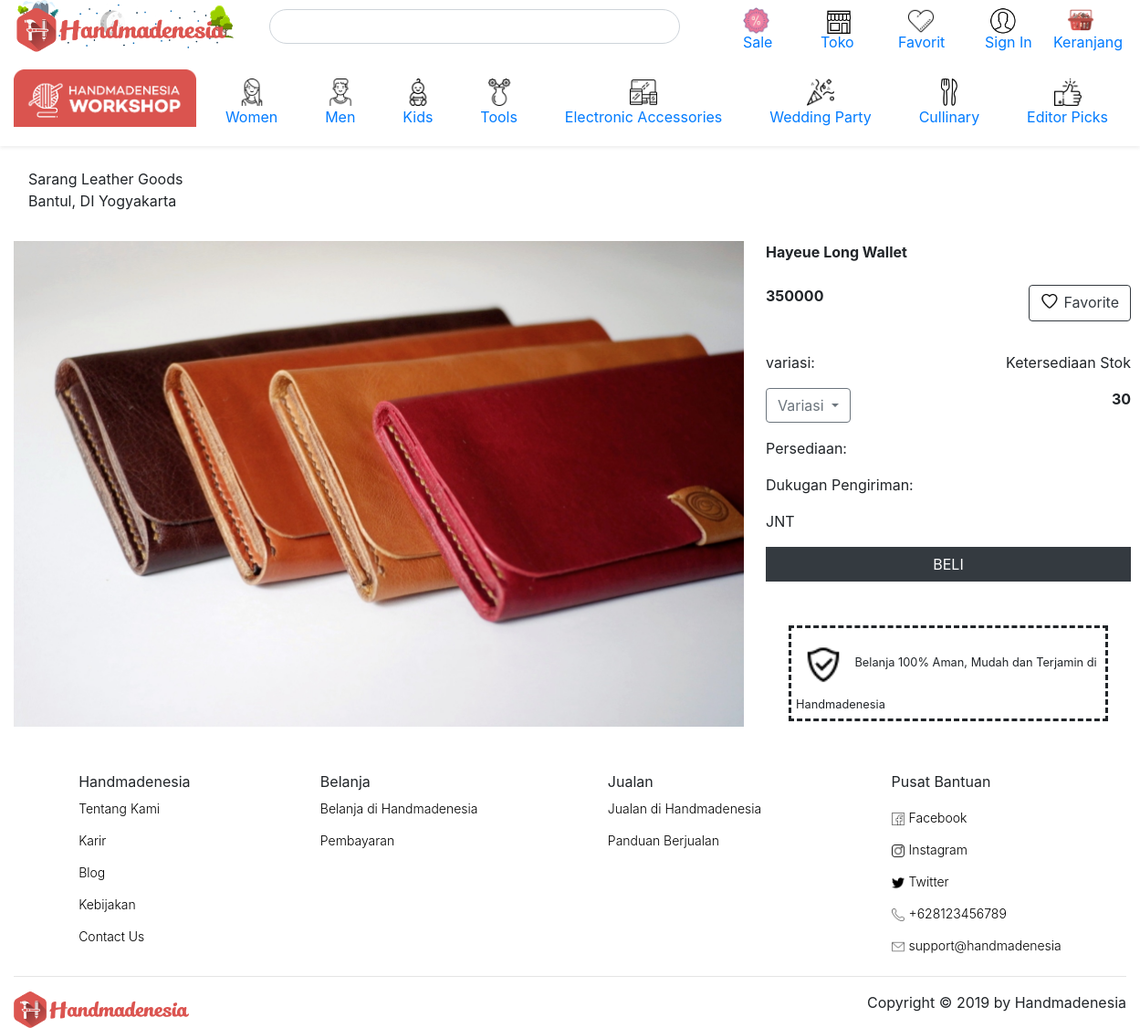
/home/product/2, run on the app's committed database.
### tables this page shows
CREATE TABLE `toko` (
  `ID_Toko` int(50) NOT NULL,
  `Nama_Toko` varchar(50) DEFAULT NULL,
  `Provinsi` varchar(50) DEFAULT NULL,
  `Kota` varchar(50) DEFAULT NULL,
  `Jalan` varchar(50) DEFAULT NULL,
  `Kode_Pos` int(11) DEFAULT NULL,
  `Detail` varchar(300) DEFAULT NULL,
  `About` varchar(50) DEFAULT NULL,
  `Instagram` varchar(50) DEFAULT NULL,
  `Facebook` varchar(50) DEFAULT NULL,
  `Twitter` varchar(50) DEFAULT NULL,
  `Username` varchar(50) DEFAULT NULL,
  `Password` varchar(200) DEFAULT NULL,
  `Email` varchar(50) DEFAULT NULL,
  `Gambar` varchar(50) NOT NULL,
  `Alamat_url` varchar(50) DEFAULT NULL,
  `Biodata` varchar(50) DEFAULT NULL
);

CREATE TABLE `barang` (
  `ID_Toko` int(50) DEFAULT NULL,
  `ID_Barang` int(50) NOT NULL,
  `Nama_Barang` varchar(128) DEFAULT NULL,
  `Kategori` varchar(50) DEFAULT NULL,
  `Sub_Kategori` varchar(50) DEFAULT NULL,
  `Harga` int(11) DEFAULT NULL,
  `Jenis_pengiriman` varchar(50) DEFAULT NULL,
  `Gambar` varchar(50) NOT NULL,
  `Deskripsi` varchar(256) DEFAULT NULL,
  `Stok` int(11) DEFAULT NULL,
  `Berat` float DEFAULT NULL,
  `Ukuran` float DEFAULT NULL,
  `Varian` varchar(50) DEFAULT NULL
);

### application/controllers/Home.php (called while the page is built, shortened)
<?php
class Home extends CI_Controller
{
    public function product($id)
    {
        $data['judul'] = 'Handmadenesia';
        $data['barang'] = $this->Barang_model->getBarangById($id);
        $data['toko'] = $this->Toko_model->getTokoById($id);
        $this->load->view('templates/header', $data);
        $this->load->view('home/product', $data);
        $this->load->view('templates/footer');
    }
}

### index.php (called while the page is built, shortened)
<?php
require_once BASEPATH.'core/CodeIgniter.php';

### application/models/Toko_model.php (called while the page is built, shortened)
<?php
class Toko_model extends CI_model
{
    public function getTokoById($id)
    {
        return $this->db->get_where('toko', ['ID_Toko' => $id])->row_array();
    }
}

### application/models/Barang_model.php (called while the page is built, shortened)
<?php
class Barang_model extends CI_model
{
    public function getBarangById($id)
    {
        return $this->db->get_where('barang', ['ID_Barang' => $id])->row_array();
    }
}

### application/views/home/product.php (the view, shortened to what this page needs)
<div class="container-fluid mt-2">
    <div class="d-flex p-3 bd-highlight ">
        <div class="d-flex align-items-center mb-3">
            <div class="d-flex flex-column">
                <div>
                    <?= $toko['Nama_Toko']; ?>
                </div>
                <div>
                    <?= $toko['Kota']; ?>, <?= $toko['Provinsi']; ?>
                </div>
            </div>
        </div>
    </div>
    <div class="d-sm-flex mb-3">
        <div>
            <img src="<?= base_url(); ?>assets/img/barang/<?= $barang['Gambar']; ?>" style="width:800px;max-height:800px" alt="">
        </div>
        <div class="d-flex flex-fill flex-column ml-4">
            <div class="mb-4">
                <strong><?= $barang['Nama_Barang']; ?></strong>
            </div>
            <div class="d-flex flex-row justify-content-between">
                <div>
                    <strong><?= $barang['Harga']; ?></strong>
                </div>
                <div>
                    <button type=" button" class="btn btn-outline-dark"><img width="20px" style="margin-right:5px;margin-bottom:5px" src="<?= base_url(); ?>assets/img/heart.png">Favorite</button>
                </div>
            </div>
            <div class="d-flex flex-row mb-3 justify-content-between">
                <div>
                    variasi:
                </div>
                <div>
                    Ketersediaan Stok
                </div>
            </div>
            <div class="d-flex mb-3 flex-row justify-content-between">
                <div class="dropdown">
                    <button class="btn btn-outline-secondary dropdown-toggle" type="button" id="dropdownMenuButton" data-toggle="dropdown" aria-haspopup="true" aria-expanded="false">
                        Variasi
                    </button>
                </div>
                <div>
                    <strong><?= $barang['Stok']; ?></strong>
                </div>
            </div>
            <div class="mb-3">
                Persediaan:
            </div>
            <div class="mb-3">
                Dukugan Pengiriman:
            </div>
            <div class="mb-3">
                <?= $barang['Jenis_pengiriman']; ?>
            </div>
            <div class="d-flex justify-content-center">
                <div class="mb-5 " style="width:400px">
                    <button type=" button" class="btn btn-dark rounded-0" style="width:400px">BELI</button>
                </div>
            </div>
            <div class="d-flex justify-content-center">
                <div style="padding:5px;border-style:dashed;width:350px">
                    <img width="50px" style="margin-top:10px;margin-left:5px;margin-right:5px;margin-bottom:5px" src="<?= base_url(); ?>assets/img/security.png">
                    <small>Belanja 100% Aman, Mudah dan Terjamin di Handmadenesia</small>
                </div>
            </div>
        </div>
    </div>
</div>

### data on the page
toko: Nama_Toko "Sarang Leather Goods", Kota "Bantul", Provinsi "DI Yogyakarta"
barang: Gambar (picture), Nama_Barang "Hayeue Long Wallet", Harga "350000", Stok "30", Jenis_pengiriman "JNT"
